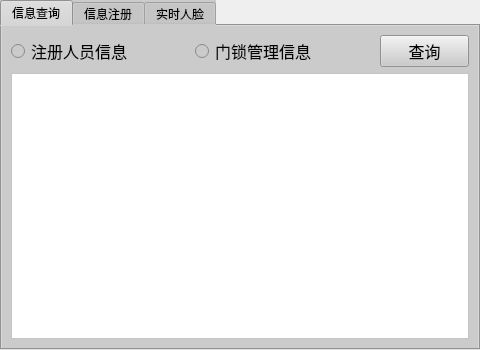
<?xml version="1.0" encoding="UTF-8"?>
<ui version="4.0">
 <class>SelectWin</class>
 <widget class="QWidget" name="SelectWin">
  <property name="geometry">
   <rect>
    <x>0</x>
    <y>0</y>
    <width>480</width>
    <height>350</height>
   </rect>
  </property>
  <property name="windowTitle">
   <string>Form</string>
  </property>
  <widget class="QTabWidget" name="tabWidget">
   <property name="geometry">
    <rect>
     <x>0</x>
     <y>0</y>
     <width>480</width>
     <height>350</height>
    </rect>
   </property>
   <property name="minimumSize">
    <size>
     <width>480</width>
     <height>350</height>
    </size>
   </property>
   <property name="maximumSize">
    <size>
     <width>480</width>
     <height>350</height>
    </size>
   </property>
   <property name="styleSheet">
    <string notr="true">background-color: rgb(203, 203, 203);</string>
   </property>
   <property name="currentIndex">
    <number>0</number>
   </property>
   <widget class="QWidget" name="SelectTb">
    <attribute name="title">
     <string>信息查询</string>
    </attribute>
    <layout class="QHBoxLayout" name="horizontalLayout_2">
     <item>
      <layout class="QVBoxLayout" name="verticalLayout">
       <item>
        <layout class="QHBoxLayout" name="horizontalLayout" stretch="2,2,1">
         <item>
          <widget class="QRadioButton" name="RegisterRb">
           <property name="font">
            <font>
             <pointsize>12</pointsize>
            </font>
           </property>
           <property name="text">
            <string>注册人员信息</string>
           </property>
          </widget>
         </item>
         <item>
          <widget class="QRadioButton" name="DoorRb">
           <property name="font">
            <font>
             <pointsize>12</pointsize>
            </font>
           </property>
           <property name="text">
            <string>门锁管理信息</string>
           </property>
          </widget>
         </item>
         <item>
          <widget class="QPushButton" name="SelectPb">
           <property name="font">
            <font>
             <pointsize>12</pointsize>
            </font>
           </property>
           <property name="styleSheet">
            <string notr="true">border-image: url(:/img/button.png);</string>
           </property>
           <property name="text">
            <string>查询</string>
           </property>
          </widget>
         </item>
        </layout>
       </item>
       <item>
        <widget class="QTableView" name="tableView">
         <property name="styleSheet">
          <string notr="true">background-color: rgb(255, 255, 255);</string>
         </property>
         <property name="gridStyle">
          <enum>Qt::SolidLine</enum>
         </property>
         <attribute name="horizontalHeaderVisible">
          <bool>false</bool>
         </attribute>
         <attribute name="verticalHeaderVisible">
          <bool>false</bool>
         </attribute>
        </widget>
       </item>
      </layout>
     </item>
    </layout>
   </widget>
   <widget class="RegisterWin" name="RegisterTb">
    <attribute name="title">
     <string>信息注册</string>
    </attribute>
   </widget>
   <widget class="MainWindow" name="FaceTb">
    <attribute name="title">
     <string>实时人脸</string>
    </attribute>
   </widget>
  </widget>
 </widget>
 <customwidgets>
  <customwidget>
   <class>RegisterWin</class>
   <extends>QWidget</extends>
   <header>registerwin.h</header>
   <container>1</container>
  </customwidget>
  <customwidget>
   <class>MainWindow</class>
   <extends>QWidget</extends>
   <header location="global">mainwindow.h</header>
   <container>1</container>
  </customwidget>
 </customwidgets>
 <resources/>
 <connections/>
</ui>
